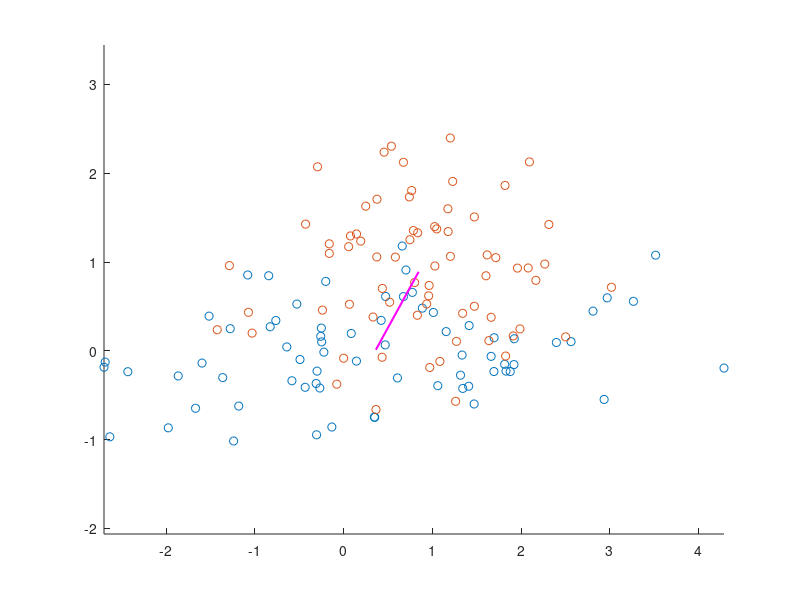

This chart was generated by the following MATLAB code: (Note: this script raises an error after producing the figure.)
clear; close all; clc;

%% a)
load('fisherData.mat')
mean_data1 = mean(data1);
mean_data2 = mean(data2);
w = mean_data2 - mean_data1;
w_norm = sqrt(sum(w.^2));
w_hat = w./w_norm;
midpoint_data = (mean_data1 + mean_data2)/2;

figure();
scatter(data1(:, 1), data1(:, 2), 'b*', 'DisplayName', 'dog vocalizations');
hold on;
scatter(data2(:, 1), data2(:, 2), 'ro', 'DisplayName', 'cat vocalizations');

plot([midpoint_data(1) - w_hat(1)/2, midpoint_data(1) + w_hat(1)/2], ...
    [midpoint_data(2) - w_hat(2)/2, midpoint_data(2) + w_hat(2)/2], ...
    'm-', 'DisplayName', 'w hat', 'LineWidth', 1.5)
axis equal;
x_dec_boundary = xlim;
y_dec_boundary = decision_boundary(x_dec_boundary, midpoint_data, w_hat);

plot(x_dec_boundary, y_dec_boundary, 'k-', 'LineWidth', 2, ...
    'DisplayName', 'boundary')
set(gca, 'FontSize', 14)
set(gca, 'LineWidth', 2)
xlim(x_dec_boundary)
title('Prototype Classifier')
legend('Location', 'northeastoutside');

frac_correctly_classified = classification_performance(data1, ...
    data2, x_dec_boundary, y_dec_boundary, w_hat)

%% b)
%cov_data1 = (data1' * data1)./(size(data1 , 1) - 1);
%cov_data2 = (data2' * data2)./(size(data2, 1) - 1);
cov_data1 = cov(data1); cov_data2 = cov(data2);
cov_combined = (cov_data1 + cov_data2)/2;
w_hat_fisch = cov_combined \ w';% \ cov_combined;

figure();
scatter(data1(:, 1), data1(:, 2), 'b*', 'DisplayName', 'dog vocalizations');
hold on;
scatter(data2(:, 1), data2(:, 2), 'ro', 'DisplayName', 'cat vocalizations');

plot([midpoint_data(1) - w_hat_fisch(1)/2, midpoint_data(1) + w_hat_fisch(1)/2], ...
    [midpoint_data(2) - w_hat_fisch(2)/2, midpoint_data(2) + w_hat_fisch(2)/2], ...
    'm-', 'DisplayName', 'w hat', 'LineWidth', 1.5)
axis equal;

x_dec_boundary = xlim;
y_dec_boundary = decision_boundary(x_dec_boundary, midpoint_data, w_hat_fisch);

plot(x_dec_boundary, y_dec_boundary, 'k-', 'LineWidth', 2, ...
    'DisplayName', 'boundary')
set(gca, 'FontSize', 14)
set(gca, 'LineWidth', 2)
xlim(x_dec_boundary)
title("Fischer's Linear Discriminant Classifier")
legend('Location', 'northeastoutside')

frac_correctly_classified = classification_performance(data1, ...
    data2, x_dec_boundary, y_dec_boundary, w_hat_fisch)

%% c)
lambdas = 0:0.05:1;
runs = 1e3;

train_size = floor(0.95 * size(data1, 1));
frac_correctly_classified_cv = zeros(length(lambdas), runs);
for run = 1:runs
    for ll = 1:length(lambdas)
        lambda = lambdas(ll);
        
        train1_indices = randperm(size(data1, 1), train_size);
        test1_indices = setdiff(1:size(data1, 1), train1_indices);
        train2_indices = randperm(size(data2, 1), train_size);
        test2_indices = setdiff(1:size(data2, 1), train2_indices);
        
        train1 = data1(train1_indices, :);
        train2 = data2(train2_indices, :);
        test1 = data1(test1_indices, :);
        test2 = data2(test2_indices, :);
    
        mean_train1 = mean(train1);
        mean_train2 = mean(train2);
        w = mean_train2 - mean_train1;
        w = w./sqrt(sum(w.^2));
    
        midpoint_train = (mean_train1 + mean_train2)/2;
    
        %cov_train1 = (train1' * train1)./(size(train1, 1) - 1);
        %cov_train2 = (train2' * train2)./(size(train2, 1) - 1);
        cov_train1 = cov(train1); cov_train2 = cov(train2);
        cov_combined = (cov_train1 + cov_train2)/2;
    
        cov_estimated = (1 - lambda) .* cov_combined + lambda .* eye(2);
        w_hat_estim = cov_estimated \ w';% \ cov_estimated;
    
        x_dec_boundary = xlim;
        y_dec_boundary = decision_boundary(x_dec_boundary, midpoint_train, ...
            w_hat_estim);
    
        frac_correctly_classified_cv(ll, run) = classification_performance(test1, ...
            test2, x_dec_boundary, y_dec_boundary, w_hat_estim);
    end
end

frac_correctly_classified_mean = mean(frac_correctly_classified_cv, 2);
frac_correctly_classified_stderror = std(frac_correctly_classified_cv, 0, 2)...
    ./sqrt(size(frac_correctly_classified_mean, 1));

figure()
errorbar(lambdas, frac_correctly_classified_mean, frac_correctly_classified_stderror)
xlabel('\lambda')
ylabel('proportion correctly classified')
title("Fischer's Linear Discriminant Classifier cross-validation")

%% d)
figure();
scatter(data1(:, 1), data1(:, 2), 'b*', 'DisplayName', 'dog vocalizations');
hold on;
scatter(data2(:, 1), data2(:, 2), 'ro', 'DisplayName', 'cat vocalizations');

%%%%%%%%%%
%FH: I changed the x y limits and the fine grids. This will become critical
%for computing the percent of correctly classified datapoints.
xx_ = xlim; xx_ = [floor(xx_(1)), ceil(xx_(2))];
yy_ = ylim; yy_ = [floor(yy_(1)), ceil(yy_(2))];
binSize = 1e-2; %pps = 4*1e2;
xx = xx_(1):binSize:xx_(2); %linspace(xx_(1), xx_(2), pps);
yy = yy_(1):binSize:yy_(2); %linspace(yy_(1), yy_(2), pps);
[X, Y] = meshgrid(xx, yy);
XY = [X(:) Y(:)];
p1 = mvnpdf(XY, mean_data1, cov_data1);
p2 = mvnpdf(XY, mean_data2, cov_data2);

%%%%%%%%%%
%FH: we need to reshape p1 and p2 from a column vector to a matrix that has
%the same size as X and Y
p1_Quadratic = reshape(p1,length(yy),length(xx));
p2_Quadratic = reshape(p2,length(yy),length(xx));

%%%%%%%%%%
%FH: to find the boundary, which corresponds to the location where
%L(cluster1|datapoint) = L(cluster2|datapoint). This might not be easy to
%do because we will run into underflow issue. What we can do is to turn
%things in log scale, i.e., log L(cluster1|datapoint) = log L(cluster2|datapoint)
idx_Ygrid = zeros(1,length(xx)); 
logDiff = (log(p1_Quadratic) - log(p2_Quadratic))<1e-3;
%FH: if you try:
%figure; imagesc(logDiff)
%you will find that there are two decision boundaries, which make sense
%because the two distributions have different standard deviations. However,
%for simplicity, we can just ignore one of the boundaries in this case.
for kk = 1:length(xx)
    idx_Ygrid(kk) = length(yy) - find(flipud(logDiff(:,kk))==0,1);
end

figure
plot(xx,yy(idx_Ygrid),'k-','LineWidth',2); hold on;
plot(data1(:,1),data1(:,2),'ro'); plot(data2(:,1),data2(:,2),'go');
%plot the data on top of the image
plot(mean_data1(1),mean_data1(2),'r+','LineWidth',3);
plot(mean_data2(1),mean_data2(2),'g+','LineWidth',3); hold off; axis equal


% diff_p = p1 - p2;
% scatter(XY(:, 1), XY(:, 2), [], diff_p, 'MarkerFaceAlpha', 0.2, ...
%     'MarkerEdgeAlpha', 0.2)
% 
% 
% 
% dec_x = zeros(length(diff_p), 1);
% dec_y = zeros(length(diff_p), 1);
% for i = 1:length(diff_p)
%     if abs(diff_p(i)) <= 1e-4
%         dec_x(i) = XY(i, 1);
%         dec_y(i) = XY(i, 2);
%     end
% end
% plot(dec_x, dec_y, 'k*')

%%
%%%%%%%%%%
%FH: this doesn't seem correct. The logic here is to first round up your
%data so that you can discretize it given the x-axis you've defined. And
%then for each data of cluster 1, see if its y-value is above the boundary
%and for each data of cluster 2, see if its y-value is below the boundary.

% p1_data1 = mvnpdf(data1, mean_data1, cov_data1);
% p2_data1 = mvnpdf(data1, mean_data2, cov_data2);
% p1_data2 = mvnpdf(data2, mean_data1, cov_data2);
% p2_data2 = mvnpdf(data2, mean_data2, cov_data2);

% correct_data1 = sum(p1_data1 > p2_data1);
% correct_data2 = sum(p2_data2 > p1_data2);
% 
% frac_correctly_classified = (correct_data1 + correct_data2)./...
%     (2 * size(data1, 1))
%%

function samples = nRandn(mean, cov, num)
    % The function draws samples from an N-dimensional normal distribution.
    % It does so my first drawing samples from an N-dimensional normal
    % distribution of 0 mean and identity covariance matrix. It then
    % transforms the data using a matrix M to have the covariance "cov".
    % Lastly, it translates the data to have the mean "mean".

    N = length(mean);
    [V, D] = eig(cov);  % Eigen value decomposition of covariance matrix
    M = V * sqrt(D); % Transformation matrix is given as product of V and square-root of eigenvalues
    samp = randn(num, N); % Drawing samples from N-dimensional normal distribution with mean 0 and identity covariance matrix
    samples = repmat(mean, num , 1) + samp * M';
end

function y_dec_boundary = decision_boundary(x_dec_boundary, ...
    midpoint_data, w_hat)

    dec_boundary_slope = -(w_hat(1))/(w_hat(2));
    y_dec_boundary(1) = midpoint_data(2) + dec_boundary_slope * ...
        (x_dec_boundary(1) - midpoint_data(1));
    y_dec_boundary(2) = midpoint_data(2) + dec_boundary_slope * ...
        (x_dec_boundary(2) - midpoint_data(1));
end

%function qda_y = qda_decision_boundary(qda_x, cov)
function frac_correctly_classified = classification_performance(data1, ...
    data2, x_dec_boundary, y_dec_boundary, w_hat)
    
    dec_boundary_slope = -(w_hat(1))/(w_hat(2));
    x_ones = ones(size(data1(:, 1))) .* x_dec_boundary(1);
    y_ones = ones(size(data1(:, 1))) .* y_dec_boundary(1);
    y_data1 = y_ones + dec_boundary_slope * (data1(:, 1) - x_ones);
    y_data2 = y_ones + dec_boundary_slope * (data2(:, 1) - x_ones);
    correct_data1 = sum(y_data1 >= data1(:, 2));
    correct_data2 = sum(y_data2 <= data2(:, 2));
    frac_correctly_classified = (correct_data1 + correct_data2)./...
        (2 * size(data1, 1));
end